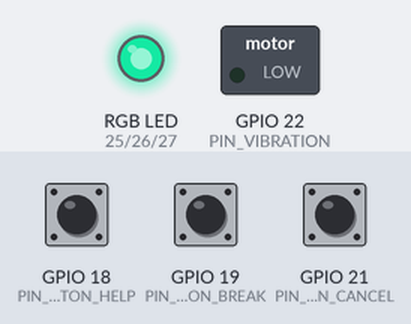
A sketch run on a simulated ESP32. Shown: switched loads named in the sketch (green lamp = pin HIGH), an RGB LED mixed from three pins (HIGH = lit). Inputs (shaded band) come from the test bench; at power-on: GPIO 18 (PIN_BUTTON_HELP) HIGH, GPIO 19 (PIN_BUTTON_BREAK) HIGH, GPIO 21 (PIN_BUTTON_CANCEL) HIGH. Dim RGB values are drawn brighter than linear; WiFi joins after 1.5 s; servers stay silent unless stated; uploads are accepted with an empty reply; random numbers use the default seed unless the sketch sets one; what the sketch prints to the serial monitor is not drawn.

Above: at 1.8 s.
At 3.4 s:
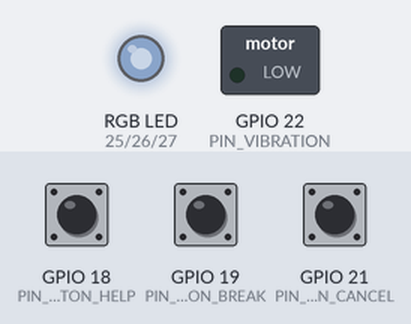
3.5 s: GPIO 18 (PIN_BUTTON_HELP) pulled LOW for 0.15 s
5.1 s: GPIO 19 (PIN_BUTTON_BREAK) pulled LOW for 0.15 s
6.7 s: GPIO 21 (PIN_BUTTON_CANCEL) pulled LOW for 0.15 s
8.3 s: GPIO 18 (PIN_BUTTON_HELP) pulled LOW for 1 s
10.8 s: GPIO 19 (PIN_BUTTON_BREAK) pulled LOW for 1 s
13.3 s: GPIO 21 (PIN_BUTTON_CANCEL) pulled LOW for 1 s
Timing chart, 0 to 16.3 s (numbered marks = the images above; inputs shaded):
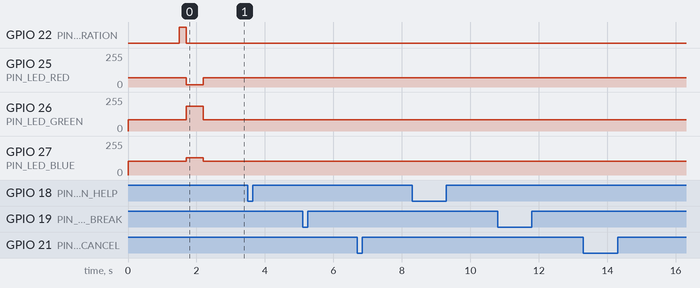

Measured:
- after the input at 3.5 s, every drawn part: stays the same
- after the input at 5.1 s, every drawn part: stays the same
- after the input at 6.7 s, every drawn part: stays the same
- after the input at 8.3 s, every drawn part: stays the same
- after the input at 10.8 s, every drawn part: stays the same
- after the input at 13.3 s, every drawn part: stays the same

The sketch:

esp32_inclusive_wearable.ino
```cpp
/*
 * Mastery.ai – Inclusive Assistive Hub
 * ESP32 Wearable Firmware Example
 * Supports: BLIND, DEAF, NON_SPEAKING accessibility modes
 * Features: Wi-Fi connection, HTTPS event delivery, Button debouncing,
 *           Tactile haptic vibration, RGB LED status, and SSD1306 OLED display.
 */

#include <WiFi.h>
#include <HTTPClient.h>
#include <WiFiClientSecure.h>
#include <ArduinoJson.h>

// --- Configuration ---
const char* WIFI_SSID     = "YOUR_CAMPUS_WIFI";
const char* WIFI_PASSWORD = "YOUR_WIFI_PASSWORD";

// Mastery.ai Backend API
const char* API_EVENT_URL = "https://mastery.ai/api/inclusive/events";
const char* DEVICE_ID     = "ESP32-03";
const char* DEVICE_TOKEN  = "dev_token_esp32_03";
const char* ACCESSIBILITY_MODE = "NON_SPEAKING"; // "BLIND", "DEAF", or "NON_SPEAKING"

// --- GPIO Pinout ---
#define PIN_BUTTON_HELP   18 // "I Need Help" Button
#define PIN_BUTTON_BREAK  19 // "I Need a Break" Button
#define PIN_BUTTON_CANCEL 21 // "Cancel / Reset" Button
#define PIN_VIBRATION     22 // Haptic Vibration Motor (PWM or Digital)
#define PIN_LED_RED       25 // RGB LED Red
#define PIN_LED_GREEN     26 // RGB LED Green
#define PIN_LED_BLUE      27 // RGB LED Blue

// Vibration Pattern Timing (from shared wearable_config.json)
void playVibration(const int pulses[], int length) {
  for (int i = 0; i < length; i++) {
    digitalWrite(PIN_VIBRATION, (i % 2 == 0) ? HIGH : LOW);
    delay(pulses[i]);
  }
  digitalWrite(PIN_VIBRATION, LOW);
}

void setRgbLed(uint8_t r, uint8_t g, uint8_t b) {
  analogWrite(PIN_LED_RED, r);
  analogWrite(PIN_LED_GREEN, g);
  analogWrite(PIN_LED_BLUE, b);
}

// Generate simple UUIDv4 for event idempotency
String generateUUID() {
  uint32_t r1 = esp_random();
  uint32_t r2 = esp_random();
  uint32_t r3 = esp_random();
  uint32_t r4 = esp_random();
  char uuid[37];
  snprintf(uuid, sizeof(uuid), "%08x-%04x-4%03x-%04x-%04x%08x",
           r1, (r2 >> 16) & 0xffff, r2 & 0x0fff,
           ((r3 >> 16) & 0x3fff) | 0x8000, r3 & 0xffff, r4);
  return String(uuid);
}

bool sendWearableEvent(const char* requestType) {
  if (WiFi.status() != WL_CONNECTED) {
    Serial.println("[ERROR] Wi-Fi Disconnected!");
    const int errPulse[] = {80, 50, 80, 50, 80, 50, 80};
    playVibration(errPulse, 7);
    setRgbLed(255, 0, 0); // Red LED for error
    return false;
  }

  WiFiClientSecure client;
  client.setInsecure(); // In production, provide root CA cert
  HTTPClient https;

  if (!https.begin(client, API_EVENT_URL)) {
    Serial.println("[ERROR] Unable to connect to Mastery.ai endpoint");
    return false;
  }

  https.addHeader("Content-Type", "application/json");
  https.addHeader("x-device-token", DEVICE_TOKEN);

  StaticJsonDocument<384> doc;
  doc["event_id"] = generateUUID();
  doc["device_id"] = DEVICE_ID;
  doc["event_type"] = "HELP_REQUEST";
  doc["request"] = requestType;
  doc["accessibility_mode"] = ACCESSIBILITY_MODE;
  doc["source"] = "hardware";

  String requestJson;
  serializeJson(doc, requestJson);

  Serial.print("[HTTP] Dispatching event: ");
  Serial.println(requestJson);

  int httpCode = https.POST(requestJson);

  if (httpCode == 201 || httpCode == 200) {
    String response = https.getString();
    Serial.print("[HTTP SUCCESS] Response: ");
    Serial.println(response);

    StaticJsonDocument<512> resDoc;
    deserializeJson(resDoc, response);

    // Provide tactile feedback from server contract
    const char* vib = resDoc["feedback"]["vibration_pattern"];
    if (strcmp(vib, "REQUEST_SENT") == 0) {
      const int sentPulse[] = {150, 100, 150};
      playVibration(sentPulse, 3);
      setRgbLed(234, 179, 8); // Yellow LED (Pending)
    } else if (strcmp(vib, "CANCELLED") == 0) {
      const int cancelPulse[] = {400, 200, 200};
      playVibration(cancelPulse, 3);
      setRgbLed(100, 116, 139); // Slate LED (Cancelled)
    }

    https.end();
    return true;
  } else {
    Serial.printf("[HTTP ERROR] Failed with code %d\n", httpCode);
    const int failPulse[] = {80, 50, 80, 50, 80, 50, 80};
    playVibration(failPulse, 7);
    setRgbLed(255, 0, 0); // Red LED
    https.end();
    return false;
  }
}

void setup() {
  Serial.begin(115200);
  pinMode(PIN_BUTTON_HELP, INPUT_PULLUP);
  pinMode(PIN_BUTTON_BREAK, INPUT_PULLUP);
  pinMode(PIN_BUTTON_CANCEL, INPUT_PULLUP);
  pinMode(PIN_VIBRATION, OUTPUT);
  pinMode(PIN_LED_RED, OUTPUT);
  pinMode(PIN_LED_GREEN, OUTPUT);
  pinMode(PIN_LED_BLUE, OUTPUT);

  // Standby indicator (Slate blue)
  setRgbLed(71, 85, 105);

  Serial.printf("[SETUP] Mastery.ai Wearable %s (%s) Booting...\n", DEVICE_ID, ACCESSIBILITY_MODE);
  WiFi.begin(WIFI_SSID, WIFI_PASSWORD);

  while (WiFi.status() != WL_CONNECTED) {
    delay(500);
    Serial.print(".");
  }

  Serial.println("\n[SETUP] Connected to Campus Wi-Fi!");
  // Power-on tactile confirmation (200ms pulse)
  const int initPulse[] = {200};
  playVibration(initPulse, 1);
  setRgbLed(16, 185, 129); // Green LED (Ready)
  delay(500);
  setRgbLed(71, 85, 105); // Standby
}

void loop() {
  // Check Help Button
  if (digitalRead(PIN_BUTTON_HELP) == LOW) {
    delay(50); // Debounce
    if (digitalRead(PIN_BUTTON_HELP) == LOW) {
      Serial.println("[BUTTON] 'I Need Help' Pressed");
      sendWearableEvent("I_NEED_HELP");
      while (digitalRead(PIN_BUTTON_HELP) == LOW); // Wait release
    }
  }

  // Check Break Button
  if (digitalRead(PIN_BUTTON_BREAK) == LOW) {
    delay(50);
    if (digitalRead(PIN_BUTTON_BREAK) == LOW) {
      Serial.println("[BUTTON] 'I Need a Break' Pressed");
      sendWearableEvent("I_NEED_BREAK");
      while (digitalRead(PIN_BUTTON_BREAK) == LOW);
    }
  }

  // Check Cancel Button
  if (digitalRead(PIN_BUTTON_CANCEL) == LOW) {
    delay(50);
    if (digitalRead(PIN_BUTTON_CANCEL) == LOW) {
      Serial.println("[BUTTON] 'Cancel' Pressed");
      sendWearableEvent("CANCEL");
      while (digitalRead(PIN_BUTTON_CANCEL) == LOW);
    }
  }

  delay(20);
}
```
